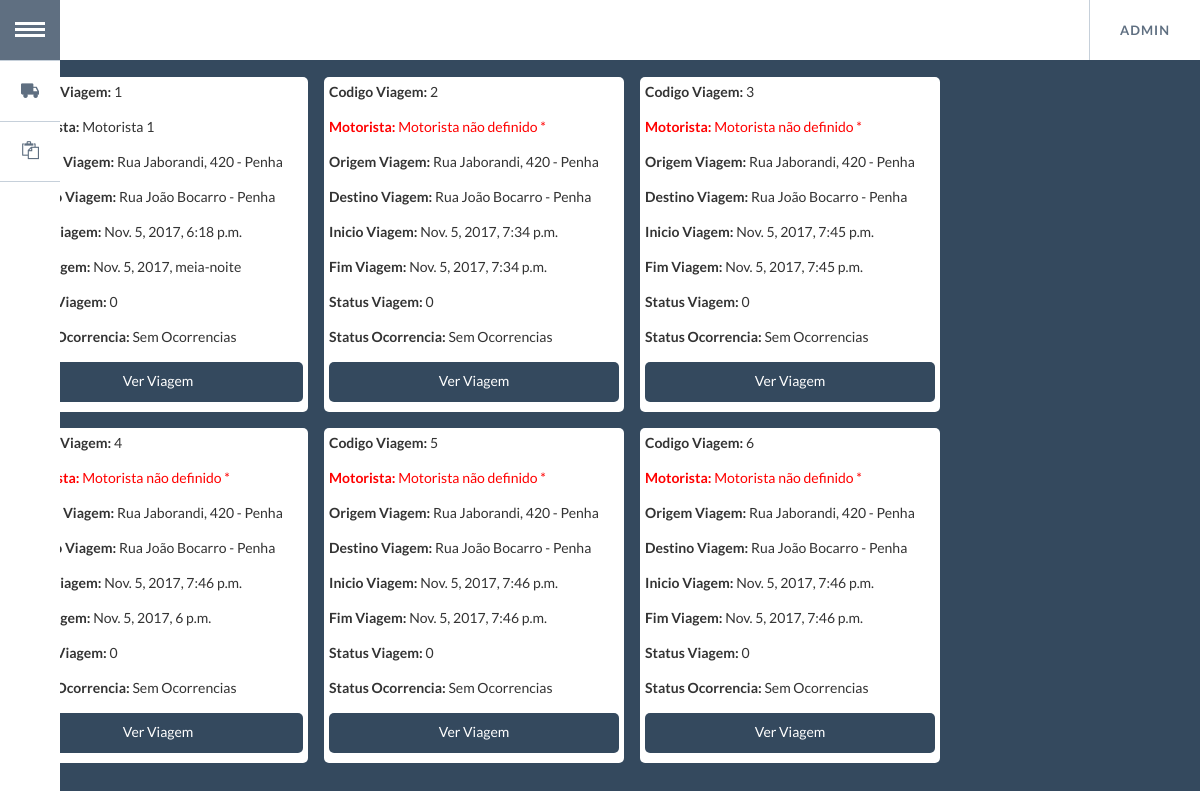
The app's page / (signed in), older data.
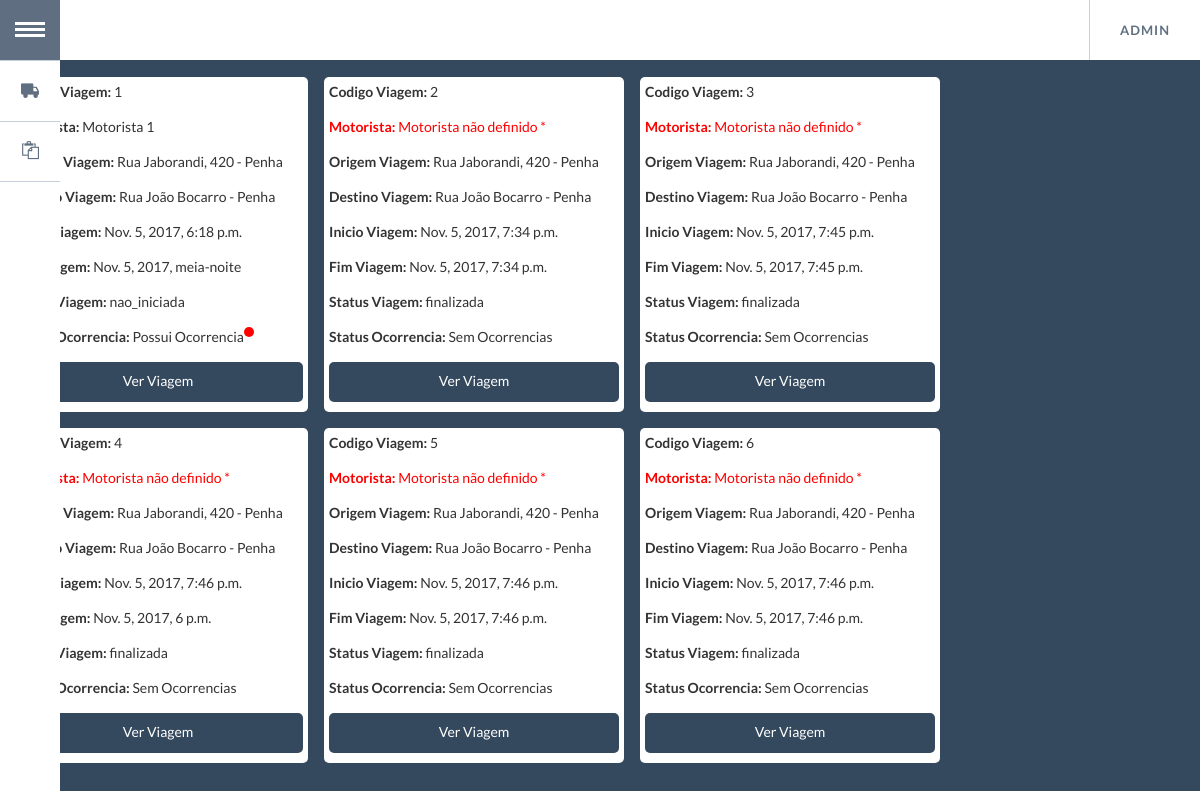
The same page, newer data.
### app/models.py (models this page shows, shortened)
class Viagem(models.Model):
    cd_viagem = models.AutoField(
        primary_key=True
    )
    origem_viagem = models.CharField(
        max_length=100
    )
    destino_viagem = models.CharField(
        max_length=100
    )
    data_inicio_viagem = models.DateTimeField(
        null=True,
        blank=True
    )
    data_fim_viagem = models.DateTimeField(
        null=True,
        blank=True
    )
    status_ocorrencia = models.BooleanField(default=False)
    status_viagem = models.CharField(
        max_length=64,
        choices=(
            ('nao_iniciada', 'Nao Iniciada'),
            ('finalizada', 'Finalizada'),
            ('em_andamento', 'Em Andamento')
        ),
        default='nao_iniciada'
    )
    cd_motorista_viagem = models.ForeignKey(
        Motorista,
        null=True,
        blank=True
    )
    class Meta:
        verbose_name = 'Viagem'
        verbose_name_plural = 'Viagens'

class Motorista(models.Model):
    cd_motorista = models.AutoField(
        primary_key=True
    )
    nome_motorista = models.CharField(
        max_length=50
    )
    cpf_motorista = models.CharField(
        max_length=14
    )
    placa_veiculo = models.ForeignKey(
        Veiculo,
        null=False,
        blank=False
    )
    def __unicode__(self):
        return self.nome_motorista or ''
    class Meta:
        verbose_name = 'Motorista'
        verbose_name_plural = 'Motoristas'

### app/views.py (the view)
# urls.py: url(r'^$', app.views.lista_viagem, name='lista_viagem'),
def lista_viagem(request):
    if request.user.is_authenticated():
        viagem = Viagem.objects.all()
        return render(request, 'index_viagem.html', {'viagem' : viagem})
    else:
        return HttpResponseRedirect('/login/?next=%s' % request.path)

### app/templates/index_viagem.html (shortened to what this page needs)
{% extends "base.html" %}
{% block content %}
<div class="container-full" style="padding:0px">
{% for viagem in viagem %}
    <div class="container-card">
      <div class="description-card">
          <p><label>Codigo Viagem:</label> {{ viagem.cd_viagem }}</p>
          {% if viagem.cd_motorista_viagem is not none %}
            <p><label>Motorista: </label> {{viagem.cd_motorista_viagem}}</p>
          {% else %}
            <p class="warning"><label>Motorista: </label> Motorista não definido *</p>
          {% endif %}
          <p><label>Origem Viagem: </label> {{ viagem.origem_viagem }}</p>
          <p><label>Destino Viagem: </label> {{ viagem.destino_viagem }}</p>
          <p><label>Inicio Viagem: </label> {{ viagem.data_inicio_viagem }}</p>
          <p><label>Fim Viagem: </label> {{ viagem.data_fim_viagem }}</p>
          <p><label>Status Viagem: </label> {{ viagem.status_viagem }}</p>
          {% if viagem.status_ocorrencia == True %}
          <p><label>Status Ocorrencia: </label> Possui Ocorrencia <span class="warningtrue"></span></p>
          {% else %}
          <p class="warningfalse"><label>Status Ocorrencia: </label> Sem Ocorrencias</p>
          {% endif %}
          <a href="/viagem/{{viagem.cd_viagem}}"><div class="ver_viagem"> Ver Viagem</div></a>
      </div>
    </div>
{% endfor %}
</div>
{% endblock %}

### app/templates/base.html (shortened to what this page needs)
<!DOCTYPE html>
<html>
<head>
{% block header %}
  <link rel="stylesheet" type="text/css" href="/static/css/bootstrap.min.css" />
  <link rel="stylesheet" type="text/css" href="/static/css/normalize.min.css" />
  <link rel="stylesheet" type="text/css" href="/static/css/demo.min.css" />
  <link rel="stylesheet" type="text/css" href="/static/css/component.min.css" />
</head>
{% endblock %}
<body>
  {%block menu%}
  <div class="container">
    <ul id="gn-menu" class="gn-menu-main">
      <li class="gn-trigger">
        <a class="gn-icon gn-icon-menu"><span class="">Menu</span></a>
        <nav class="gn-menu-wrapper">
          <div class="gn-scroller">
            <ul class="gn-menu">
              <li>
                <a class="gn-icon gn-icon-viagem" href="/lista_viagem">Viagem</a>
              </li>
              <li><a class="gn-icon gn-icon-ocorrencias" href="/lista_ocorrencia">Ocorrências</a></li>
            </ul>
          </div>
        </nav>
      </li>
        {% if user.is_authenticated %}
      <li class="gn-trigger-right">
        <a class="gn-icon-menu-right"><span>{{ user.username }}</span></a>
        {% else %}
        <li>
        <a class="" href="/login"><span class="gn-icon gn-icon-login">Realizar Login</span></a>
        </nav>
        {% endif %}
      </li>
    </ul>
  </div>
{% endblock %}
{% block content %}{% endblock %}
</body>
</html>

Row changes from the older to the newer data that the page shows:
changed Viagem "Motorista 1": status_viagem "0" → "nao_iniciada"; status_ocorrencia "Sem Ocorrencias" → "Possui Ocorrencia"
changed Viagem "Nov. 5, 2017, 7:34 p.m.": status_viagem "0" → "finalizada"
changed Viagem "Nov. 5, 2017, 7:45 p.m.": status_viagem "0" → "finalizada"
changed Viagem "Nov. 5, 2017, 6 p.m.": status_viagem "0" → "finalizada"
changed Viagem id 5: status_viagem "0" → "finalizada"
changed Viagem id 6: status_viagem "0" → "finalizada"
